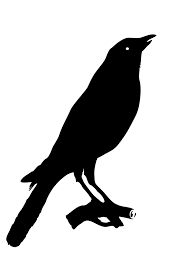
#> input picture code/morfolojik-goruntu-isleme/python/kus.png, 194 x 259 px
$ python acinim-opening.py
#> lines starting #> are read from the running program, lines starting #| are printed output that depends on the picture
import cv2
import numpy as np

frame = cv2.imread('kus.png',0)
#> frame is the input picture: shape (259, 194); min 0, max 255, mean 202
#Numpy ile kernel matris tanımı
kernel = np.ones((25,25),np.uint8)

#Açma
sonuc = cv2.morphologyEx(frame, cv2.MORPH_OPEN, kernel)
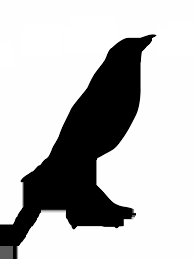
#> sonuc: shape (259, 194); min 0, max 255, mean 191
cv2.imshow("Sonuc", sonuc)

cv2.waitKey(0)
